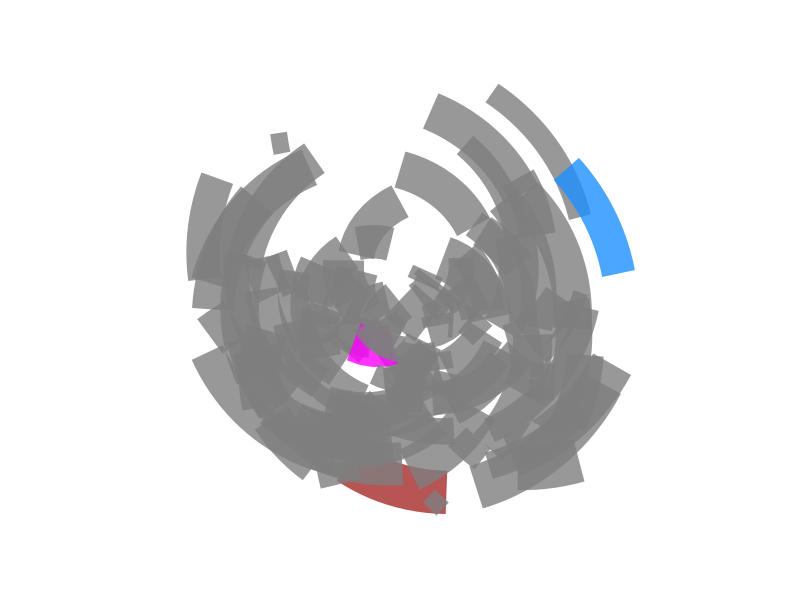

This figure's R source:
library(ggplot2)
library(tibble)

polar_art <- function(seed, n, palette, opacity = 1, size_range = c(0, 10), color_scheme = "gradient") {
  
  # set the state of the random number generator
  set.seed(seed)
  
  # data frame containing random values for 
  # aesthetics we might want to use in the art
  dat <- tibble(
    x0 = runif(n),
    y0 = runif(n),
    x1 = x0 + runif(n, min = -.2, max = .2),
    y1 = y0 + runif(n, min = -.2, max = .2),
    shade = as.factor(runif(n)),  # Convert shade to factor
    size = runif(n)
  )
  
  # Create the base ggplot object
  p <- ggplot(data = dat, aes(
    x = x0,
    y = y0,
    xend = x1,
    yend = y1,
    colour = shade,
    size = size
  ))
  
  # Add geom_segment layer
  p <- p + geom_segment(show.legend = FALSE, alpha = opacity)
  
  # Set coordinate system to polar
  p <- p + coord_polar()
  
  # Add scale, size range, and color scheme
  p <- p + scale_y_continuous(expand = c(0, 0))
  p <- p + scale_x_continuous(expand = c(0, 0))
  
  if (color_scheme == "gradient") {
    p <- p + scale_colour_gradientn(colours = palette)
  } else {
    unique_shades <- levels(dat$shade)
    num_shades <- length(unique_shades)
    colors <- palette[seq_len(num_shades)]
    p <- p + scale_colour_manual(values = colors)
  }
  
  p <- p + scale_size(range = size_range)
  
  # Apply theme
  p <- p + theme_void()
  
  # Return final ggplot object
  return(p)
}

polar_art(
  seed = 10, 
  n = 100, 
  palette = c("dodgerblue", "magenta", "brown"),
  opacity = 0.8,
  size_range = c(5, 15),
  color_scheme = "manual"
)
